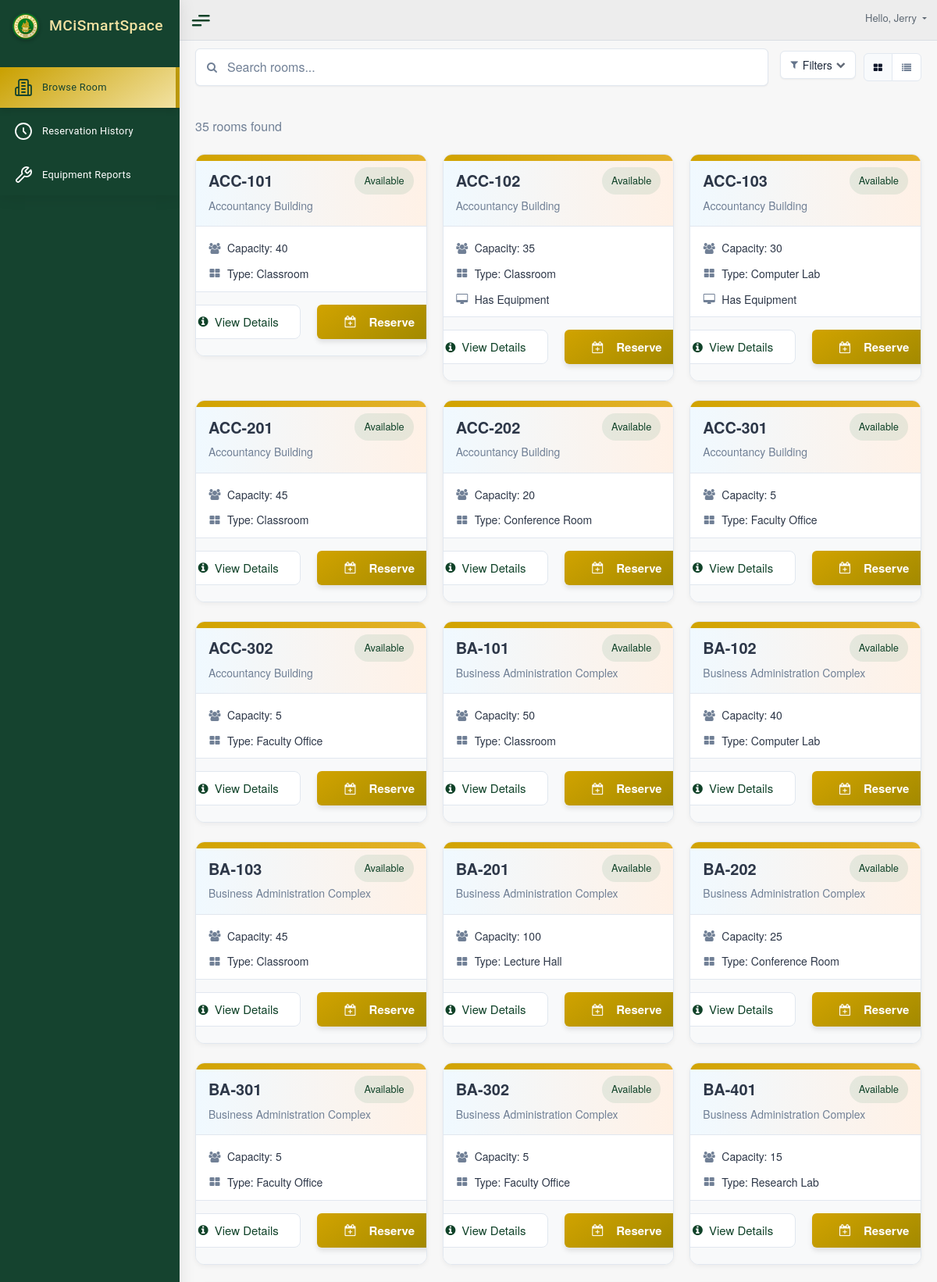
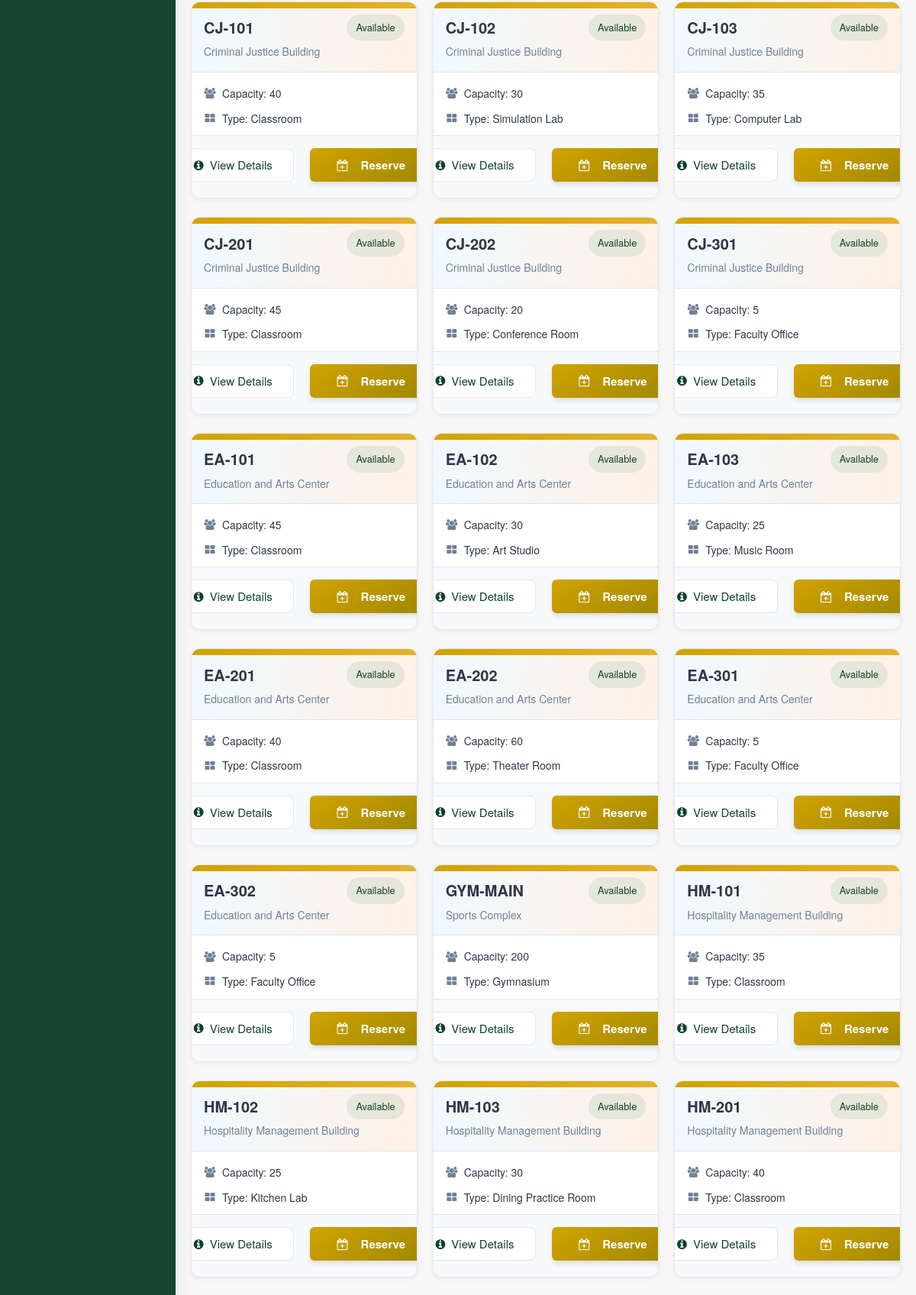
Screenshot of /users/users_browse_room.php (signed in, upper part) with the database file from the repository (2 pictures, top to bottom).
### tables this page shows
CREATE TABLE rooms (
    id INT AUTO_INCREMENT PRIMARY KEY,
    room_name VARCHAR(255) NOT NULL,
    room_type VARCHAR(255) NOT NULL,
    capacity INT NOT NULL,
    RoomStatus ENUM('available', 'occupied', 'maintenance') DEFAULT 'available',
    created_at TIMESTAMP DEFAULT CURRENT_TIMESTAMP,
    building_id INT,
    FOREIGN KEY (building_id) REFERENCES buildings(id)
);

CREATE TABLE buildings (
    id INT AUTO_INCREMENT PRIMARY KEY,
    building_name VARCHAR(255) NOT NULL,
    department VARCHAR(255) NOT NULL,
    number_of_floors INT NOT NULL,
    created_at TIMESTAMP DEFAULT CURRENT_TIMESTAMP
);

### users/users_browse_room.php (the view, shortened to what this page needs)
<!DOCTYPE html>
<html lang="en">
<head>
    <link rel="stylesheet" href="https://cdn.materialdesignicons.com/4.9.95/css/materialdesignicons.min.css">
    <link href="../vendors/bootstrap/dist/css/bootstrap.min.css" rel="stylesheet">
    <link href="../vendors/fontawesome/css/font-awesome.min.css" rel="stylesheet">
    <link href="../vendors/malihu-custom-scrollbar-plugin/jquery.mCustomScrollbar.min.css" rel="stylesheet" />
    <link href="../public/css/user_styles/custom.css" rel="stylesheet">
    <link href="../public/css/user_styles/custom2.css" rel="stylesheet">
    <link href="../public/css/user_styles/room-browser.css" rel="stylesheet">
    <link href="../public/css/user_styles/room-browser-styles.css" rel="stylesheet">
    <link href="../public/css/user_styles/room-reservation.css" rel="stylesheet">
    <link href="../public/css/user_styles/equipment-details.css" rel="stylesheet">
</head>
<body class="nav-md">
    <div class="container body">
        <div class="main_container">
            <?php include "layout/sidebar.php"; ?>
            <?php include "layout/topnav.php"; ?>
            <div class="right_col" role="main">
                <div>
                    <div class="row">
                        <div class="col-md-12">
                            <div class="search-filter-wrapper">
                                <div class="search-bar-container">
                                    <div class="search-input-wrapper">
                                        <i class="fa fa-search search-icon"></i>
                                        <input type="text" id="searchRooms" class="form-control" placeholder="Search rooms...">
                                    </div>
                                    <div class="view-toggle-container">
                                        <button class="filter-button" id="filterToggleBtn" type="button" onclick="toggleFilterDropdown(event)">
                                            <i class="fa fa-filter"></i> Filters <span class="filter-count-bubble" id="filterCountBubble">0</span> <i class="fa fa-chevron-down filter-chevron"></i>
                                        </button>
                                        <div class="view-toggle btn-group" role="group">
                                            <button type="button" class="btn active" id="gridView">
                                                <i class="fa fa-th-large"></i>
                                            </button>
                                            <button type="button" class="btn" id="listView">
                                                <i class="fa fa-list"></i>
                                            </button>
                                        </div>
                                    </div>
                                </div>
                                            <?php
                                            $conn = db();
                                            ?>
                            </div>
                            <div id="roomCount" class="room-count-display">6 rooms found</div>
                            <div class="row" id="roomsGrid">
                                <?php
                                $base_sql = "SELECT r.id, r.room_name, r.room_type, r.capacity, r.RoomStatus, b.id as building_id, b.building_name,
                            (SELECT COUNT(*) FROM room_equipment re WHERE re.room_id = r.id) as equipment_count
                            FROM rooms r
                            JOIN buildings b ON r.building_id = b.id";
                                $base_sql .= " ORDER BY r.room_name";
                                $stmt = $conn->prepare($base_sql);
                                $stmt->execute();
                                $result = $stmt->get_result();
                                if ($result->num_rows > 0) {
                                    while ($row = $result->fetch_assoc()) {
                                        $roomId = $row['id'];
                                        $roomName = $row['room_name'];
                                        $roomType = $row['room_type'];
                                        $capacity = $row['capacity'];
                                        $buildingId = $row['building_id'];
                                        $buildingName = $row['building_name'];
                                        $status = strtolower($row['RoomStatus']);
                                        $hasEquipment = $row['equipment_count'] > 0;
                                        $statusClass = "";
                                        $statusText = "";
                                        switch ($status) {
                                            case 'available':
                                                $statusClass = "label-success";
                                                $statusText = "Available";
                                                break;
                                        }
                                ?>
                                        <div class="col-md-4 room-card"
                                            data-room-id="<?php echo $roomId; ?>"
                                            data-building-id="<?php echo $buildingId; ?>"
                                            data-building-name="<?php echo htmlspecialchars($buildingName); ?>"
                                            data-room-name="<?php echo htmlspecialchars($roomName); ?>"
                                            data-room-type="<?php echo htmlspecialchars($roomType); ?>"
                                            data-capacity="<?php echo $capacity; ?>"
                                            data-status="<?php echo $status; ?>"
                                            data-status-text="<?php echo $statusText; ?>"
                                            data-status-class="<?php echo $statusClass; ?>"
                                            data-has-equipment="<?php echo $hasEquipment ? 'true' : 'false'; ?>">
                                            <div class="x_panel">
                                                <div class="x_title bg-header">
                                                    <div class="room-header">
                                                        <div class="room-chip">
                                                            <h2 class="room-name"><?php echo $roomName; ?></h2>
                                                            <span class="label <?php echo $statusClass; ?>"><?php echo $statusText; ?></span>
                                                        </div>
                                                        <p class="building-name"><?php echo $buildingName; ?></p>
                                                    </div>
                                                </div>
                                                <div class="x_content">
                                                    <div class="room-info">
                                                        <i class="fa fa-users"></i> Capacity: <?php echo $capacity; ?>
                                                    </div>
                                                    <div class="room-info">
                                                        <i class="fa fa-th-large"></i> Type: <?php echo $roomType; ?>
                                                    </div>
                                                    <?php if ($hasEquipment) { ?>
                                                        <div class="room-info">
                                                            <i class="fa fa-desktop"></i> Has Equipment
                                                        </div>
                                                    <?php } ?>
                                                    <div class="action-buttons">
                                                        <button type="button" class="btn-view" onclick="showRoomDetailsModal(this.parentNode.parentNode.parentNode.parentNode)">
                                                            <i class="fa fa-info-circle"></i> View Details
                                                        </button>
                                                        <?php if ($status == 'available') { ?>
                                                            <button type="button" class="btn-reserve" onclick="showReservationModal(<?php echo $roomId; ?>)">
                                                                <i class="fa fa-calendar-plus-o"></i> Reserve
                                                            </button>
                                                        <?php } else { ?>
                                                            <button type="button" class="btn-unavailable" disabled>
                                                                <i class="fa fa-calendar-times-o"></i> Unavailable
                                                            </button>
                                                        <?php } ?>
                                                    </div>
                                                </div>
                                            </div>
                                        </div>
                                <?php
                                    }
                                } else {
                                    echo "<script>document.getElementById('noResultsMessage').style.display = 'flex';</script>";
                                }
                                ?>
                            </div>
                        </div>
                    </div>
                </div>
            </div>
            <?php include "../partials/footer.php"; ?>

### public/css/user_styles/custom2.css (style rules this page uses)
.nav.side-menu>li>a .icon svg { stroke-width: 1.8; }
.nav.side-menu>li.active>a svg { stroke: #15432f; }
.fa.fa-chevron-down { font-size: 12px; opacity: 0.7; transition: all 0.3s ease; }

### public/css/user_styles/room-browser.css (style rules this page uses)
:root { --primary-color: #15432f; --primary-hover: #2f9e6d; --secondary-color: #f5f7fa; --border-color: #e1e7ef; --text-color: #2d3748; --text-muted: #718096; --success-color: #15432f; --warning-color: #ffab00; --occupied-color: #f8c166; --card-shadow: 0 2px 6px rgba(0, 0, 0, 0.05); --transition: all 0.2s ease; }
.room-chip { display: flex; justify-content: space-between; align-items: center; }
#searchRooms { height: 48px; border-radius: 6px; padding-left: 40px; border: 1px solid var(--border-color); font-size: 1rem; }
.search-icon { position: absolute; left: 15px; top: 50%; transform: translateY(-50%); color: var(--text-muted); z-index: 10; }
.view-toggle .btn { padding: 12px 20px; border-radius: 6px; background-color: white; border: 1px solid var(--border-color); }
.view-toggle .btn.active { background-color: var(--secondary-color); color: var(--text-color); font-weight: 500; }
#roomCount { font-size: 1rem; color: var(--text-muted); font-weight: 500; margin-bottom: 1.5rem; }
.room-card { margin-bottom: 1.5rem; height: 100%; }
.room-card .x_panel { background-color: white; border-radius: 12px; box-shadow: 0 2px 6px rgba(0, 0, 0, 0.05); border: 1px solid #e1e7ef; overflow: hidden; transition: all 0.2s ease; height: 100%; display: flex; flex-direction: column; position: relative; }
.room-card .x_panel::before { content: ''; position: absolute; top: 0; left: 0; right: 0; height: 8px; background: linear-gradient(90deg, #d1a300, #e4b22b); }
.room-card .x_title { background: linear-gradient(to right, #f0f9ff, #fff1e6); padding: 1rem; border-bottom: 1px solid #e1e7ef; }
.room-card .x_title h2 { font-size: 1.25rem; font-weight: 600; margin: 0; color: #2d3748; display: inline-block; margin-right: 10px; }
.room-card .x_title p { font-size: 0.875rem; color: #718096; margin: 4px 0 0; display: block; }
.room-header { display: flex; flex-direction: column; }
.room-name { margin-bottom: 4px; }
.building-name { margin-top: 0; }
.room-card .label { padding: 0.5rem 0.75rem; border-radius: 99px; font-size: 0.8rem; font-weight: 500; display: inline-flex; align-items: center; gap: 5px; float: right; }
.room-card .label-success { background-color: rgba(100, 163, 130, 0.15); color: #0f4228; }
.room-card .x_content { padding: 0 1rem; flex: 1; display: flex; flex-direction: column; }
.room-info { font-size: 0.875rem; color: #2d3748; margin-bottom: 0.75rem; display: flex; align-items: center; }
.room-info:nth-child(1) { margin-top: 0.75rem; }
.room-info i { color: #718096; margin-right: 0.5rem; width: 16px; text-align: center; }
.action-buttons { margin-top: auto; display: flex; background-color: #f8f9fa; border-top: 1px solid #e1e7ef; margin-left: -1rem; margin-right: -1rem; padding: 1rem; justify-content: center; align-items: center; gap: 1rem; }
.btn-view, .btn-reserve, .btn-unavailable { min-width: 160px; height: 44px; padding: 0.75rem 1.5rem; border-radius: 8px; font-weight: 500; font-size: 0.9375rem; display: inline-flex; align-items: center; justify-content: center; gap: 0.5rem; flex: 0 0 auto; transition: all 0.2s ease; cursor: pointer; }
.btn-view { background-color: white; border: 1px solid #e1e7ef; color: #0f4228; }
.btn-reserve { background-color: #d1a300; border: none; color: white; }
.x_title { background: linear-gradient(to right, #f0f9ff, #fff1e6); margin-bottom: 0; }

### rows the page displays
rooms: room_name "ACC-101", RoomStatus "Available", building.building_name "Accountancy Building", capacity "40", room_type "Classroom"
rooms: room_name "ACC-102", RoomStatus "Available", building.building_name "Accountancy Building", capacity "35", room_type "Classroom", shows "Has Equipment"
rooms: room_name "ACC-103", RoomStatus "Available", building.building_name "Accountancy Building", capacity "30", room_type "Computer Lab", shows "Has Equipment"
rooms: room_name "ACC-201", RoomStatus "Available", building.building_name "Accountancy Building", capacity "45", room_type "Classroom"
rooms: room_name "ACC-202", RoomStatus "Available", building.building_name "Accountancy Building", capacity "20", room_type "Conference Room"
rooms: room_name "ACC-301", RoomStatus "Available", building.building_name "Accountancy Building", capacity "5", room_type "Faculty Office"
rooms: room_name "ACC-302", RoomStatus "Available", building.building_name "Accountancy Building", capacity "5", room_type "Faculty Office"
rooms: room_name "BA-101", RoomStatus "Available", building.building_name "Business Administration Complex", capacity "50", room_type "Classroom"
rooms: room_name "BA-102", RoomStatus "Available", building.building_name "Business Administration Complex", capacity "40", room_type "Computer Lab"
rooms: room_name "BA-103", RoomStatus "Available", building.building_name "Business Administration Complex", capacity "45", room_type "Classroom"
rooms: room_name "BA-201", RoomStatus "Available", building.building_name "Business Administration Complex", capacity "100", room_type "Lecture Hall"
rooms: room_name "BA-202", RoomStatus "Available", building.building_name "Business Administration Complex", capacity "25", room_type "Conference Room"
rooms: room_name "BA-301", RoomStatus "Available", building.building_name "Business Administration Complex", capacity "5", room_type "Faculty Office"
rooms: room_name "BA-302", RoomStatus "Available", building.building_name "Business Administration Complex", capacity "5", room_type "Faculty Office"
rooms: room_name "BA-401", RoomStatus "Available", building.building_name "Business Administration Complex", capacity "15", room_type "Research Lab"
rooms: room_name "CJ-101", RoomStatus "Available", building.building_name "Criminal Justice Building", capacity "40", room_type "Classroom"
rooms: room_name "CJ-102", RoomStatus "Available", building.building_name "Criminal Justice Building", capacity "30", room_type "Simulation Lab"
rooms: room_name "CJ-103", RoomStatus "Available", building.building_name "Criminal Justice Building", capacity "35", room_type "Computer Lab"
rooms: room_name "CJ-201", RoomStatus "Available", building.building_name "Criminal Justice Building", capacity "45", room_type "Classroom"
rooms: room_name "CJ-202", RoomStatus "Available", building.building_name "Criminal Justice Building", capacity "20", room_type "Conference Room"
rooms: room_name "CJ-301", RoomStatus "Available", building.building_name "Criminal Justice Building", capacity "5", room_type "Faculty Office"
rooms: room_name "EA-101", RoomStatus "Available", building.building_name "Education and Arts Center", capacity "45", room_type "Classroom"
rooms: room_name "EA-102", RoomStatus "Available", building.building_name "Education and Arts Center", capacity "30", room_type "Art Studio"
rooms: room_name "EA-103", RoomStatus "Available", building.building_name "Education and Arts Center", capacity "25", room_type "Music Room"
rooms: room_name "EA-201", RoomStatus "Available", building.building_name "Education and Arts Center", capacity "40", room_type "Classroom"
rooms: room_name "EA-202", RoomStatus "Available", building.building_name "Education and Arts Center", capacity "60", room_type "Theater Room"
rooms: room_name "EA-301", RoomStatus "Available", building.building_name "Education and Arts Center", capacity "5", room_type "Faculty Office"
rooms: room_name "EA-302", RoomStatus "Available", building.building_name "Education and Arts Center", capacity "5", room_type "Faculty Office"
rooms: room_name "GYM-MAIN", RoomStatus "Available", building.building_name "Sports Complex", capacity "200", room_type "Gymnasium"
rooms: room_name "HM-101", RoomStatus "Available", building.building_name "Hospitality Management Building", capacity "35", room_type "Classroom"
rooms: room_name "HM-102", RoomStatus "Available", building.building_name "Hospitality Management Building", capacity "25", room_type "Kitchen Lab"
rooms: room_name "HM-103", RoomStatus "Available", building.building_name "Hospitality Management Building", capacity "30", room_type "Dining Practice Room"
rooms: room_name "HM-201", RoomStatus "Available", building.building_name "Hospitality Management Building", capacity "40", room_type "Classroom"

### other values shown
$item['title'] "Browse Room"
$item['title'] "Reservation History"
$item['title'] "Equipment Reports"
$_SESSION['name'] "Jerry"
